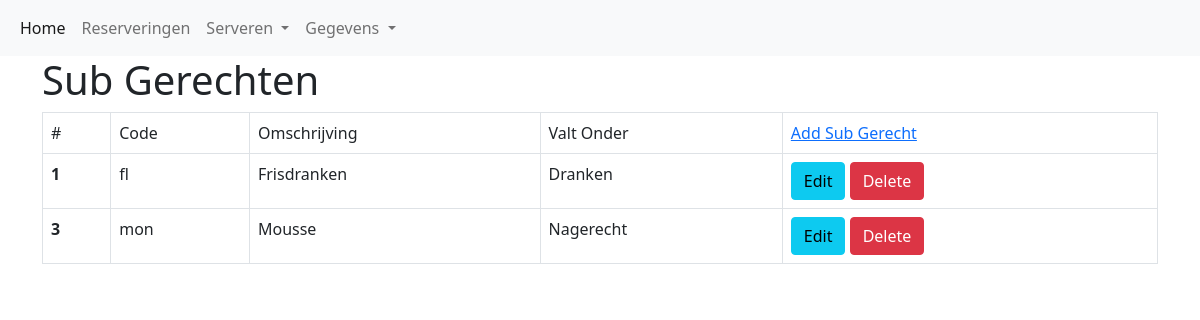
/subgroepen.php, run on the app's committed database.
### tables this page shows
CREATE TABLE `subgerechten` (
  `ID` int(11) NOT NULL,
  `Code` varchar(3) NOT NULL,
  `Omschrijving` varchar(255) NOT NULL,
  `Valt` varchar(255) NOT NULL
);

### subgroepen.php (the view, shortened to what this page needs)
<?php
include 'header.php';
include_once 'config.php';
$sql="SELECT * FROM subgerechten";
$result=mysqli_query($link, $sql);
?>
<!DOCTYPE html>
<html lang="en">
<head>
    <link href="https://cdn.jsdelivr.net/npm/bootstrap@5.1.3/dist/css/bootstrap.min.css" rel="stylesheet">
</head>
<body>
    <div class="container">
        <div class="page-header">
            <h1>Sub Gerechten</h1>
        </div>
    <form action="" method="post">
    <table class='table table-hover table-responsive table-bordered'>
        <tr class="listheader">
            <td>#</td>
            <td>Code</td>
            <td>Omschrijving</td>
            <td>Valt Onder</td>
            <td><a href="CRUD/create_subger.php" class="link"> Add Sub Gerecht</a></div>
        <?php if($result->num_rows > 0): ?>
<?php while($row=mysqli_fetch_array($result)) : ?>
    <tr>
        <th scope="row"> <?php echo $row['ID']; ?></th>
        <td><?php echo $row['Code']; ?></td>
        <td><?php echo $row['Omschrijving']; ?></td>
        <td><?php echo $row['Valt']; ?></td>
        <td><a class="btn btn-info" href="CRUD/update_subger.php?ID=<?php echo $row['ID']; ?>">Edit</a>
        <a class="btn btn-danger" href="CRUD/delete_subger.php?ID=<?php echo $row['ID']; ?>">Delete</a></td>
    </tr>
        <?php endwhile; ?>
        <?php else: ?>
        <?php endif; ?>
</body>
</html>

### data on the page
subgerechten: ID "1", Code "fl", Omschrijving "Frisdranken", Valt "Dranken"
subgerechten: ID "3", Code "mon", Omschrijving "Mousse", Valt "Nagerecht"
